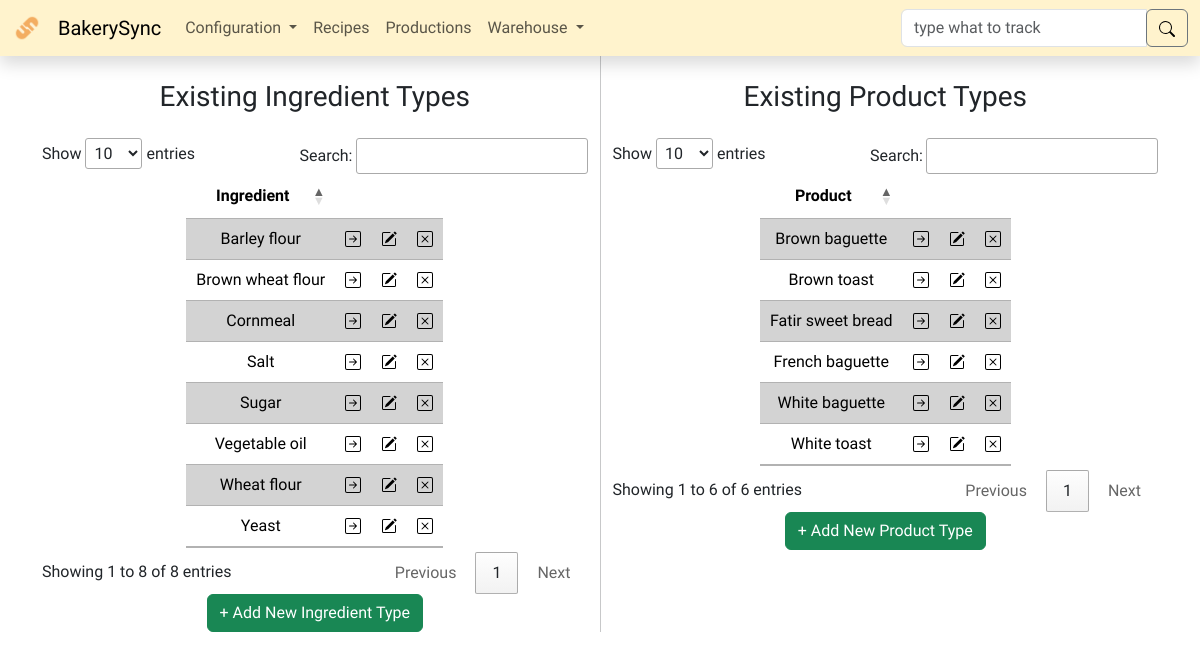
Screenshot of /types/ with the database file from the repository.
### models.py (models this page shows, shortened)
class BaseModel(db.Model):
    __abstract__ = True
    id = db.Column(db.Integer, primary_key=True)

class IngredientType(BaseModel):
    name = db.Column(db.String(255), unique=True, nullable=False)
    arrivals = db.relationship('IngredientArrival', backref='type')
    recipes = db.relationship(
        'Recipe', secondary=recipe_ingredient_association, back_populates='ingredients')

class ProductType(BaseModel):
    name = db.Column(db.String(255), unique=True, nullable=False)
    productions = db.relationship('Production', backref='type')
    recipes = db.relationship('Recipe', backref='type')

### routes/types.py (the view)
@types_bp.route('/', methods=['GET', 'POST'])
def types():
    if request.method == 'POST':
        name = request.form['name'].capitalize()
        if "itype_form" in request.form:
            new_type = IngredientType(name=name)
        elif "ptype_form" in request.form:
            new_type = ProductType(name=name)
        else:
            return redirect(url_for('types.types'))
        try:
            db.session.add(new_type)
            db.session.commit()
            flash('New Type added successfully', 'success')
            return redirect(url_for('types.types'))
        except Exception as e:
            if 'UNIQUE constraint failed' in str(e):
                flash(
                    f'Can not add another type with the name {name}. Type name must be unique. Please choose a different name.', 'warning')
            else:
                flash(f'Error: {str(e)}', 'warning')
            db.session.rollback()  # Rollback any changes to the database
            return redirect(url_for('types.types'))
    else:
        itypes = IngredientType.query.all()
        ptypes = ProductType.query.all()
        return render_template('types.html', itypes=itypes, ptypes=ptypes)

### app.py (called while the page is built)
@app.after_request
def after_request(response):
    response.headers["Cache-Control"] = "no-cache, no-store, must-revalidate"
    response.headers["Expires"] = 0
    response.headers["Pragma"] = "no-cache"
    return response

@app.template_filter('escape_html')
def escape_html_filter(s):
    result = ""
    for c in s:
        if c in ["'", '"']:
            result += "\\" + c
        else:
            result += c
    return result

### templates/types.html (shortened to what this page needs)
{% extends "layout.html" %}
{%block main %}
<div class="container mx-auto text-center">
  <div class="row">
    <div class="col">
      <h3 class="my-4">Existing Ingredient Types</h3>
      <table id="itype_table" class="table table-striped w-auto mx-auto">
        <thead>
          <tr>
            <th>Ingredient</th>
            <th></th>
            <th></th>
            <th></th>
          </tr>
        </thead>
        <tbody>
          {% for itype in itypes %}
          <tr>
            <td>{{ itype.name }}</td>
            <td>
              <form action="{{ url_for('types.itrack') }}" method="post">
                <input
                  type="image"
                  src="/static/icons/arrow-right-square.svg"
                  alt="track"
                  name="itype_track"
                  title="Track {{ itype.name }}"
                />
              </form>
            </td>
            <td>
              <img
                src="/static/icons/pencil-square.svg"
                alt="edit"
                name="itype_edit"
                type="button"
                title="Edit {{ itype.name }}"
                data-bs-toggle="offcanvas"
                data-bs-target="#EditItypeCanvas"
                aria-controls="EditItypeCanvas"
                onclick="populateCanvasI(
                '{{ itype.id }}',
                '{{ itype.name|escape_html }}'
              );"
              />
            </td>
            <td>
              <form
                id="del-{{ itype.id }}"
                action="{{ url_for('types.delete_type') }}"
                method="post"
              >
                <img
                  src="/static/icons/x-square.svg"
                  alt="delete"
                  name="itype_delete"
                  type="submit"
                  title="Delete {{ itype.name }}"
                  onclick="return confirmDelete('del-{{ itype.id }}', '{{ itype.name|escape_html }}');"
                />
              </form>
            </td>
          </tr>
          {% endfor %}
        </tbody>
      </table>
      <button
        class="btn btn-success"
        type="button"
        data-bs-toggle="offcanvas"
        data-bs-target="#AddItypeCanvas"
        aria-controls="AddItypeCanvas"
      >
        + Add New Ingredient Type
      </button>
    </div>
    <div class="col">
      <h3 class="my-4">Existing Product Types</h3>
      <table id="ptype_table" class="table table-striped w-auto mx-auto">
        <thead>
          <tr>
            <th>Product</th>
            <th></th>
            <th></th>
            <th></th>
          </tr>
        </thead>
        <tbody>
          {% for ptype in ptypes %}
          <tr>
            <td>{{ ptype.name }}</td>
            <td>
              <form action="{{ url_for('types.ptrack') }}" method="post">
                <input
                  type="image"
                  src="/static/icons/arrow-right-square.svg"
                  alt="track"
                  name="ptype_track"
                  title="Track {{ ptype.name }}"
                />
              </form>
            </td>
            <td>
              <img
                src="/static/icons/pencil-square.svg"
                alt="edit"
                name="ptype_edit"
                type="button"
                title="Edit {{ ptype.name }}"
                data-bs-toggle="offcanvas"
                data-bs-target="#EditPtypeCanvas"
                aria-controls="EditPtypeCanvas"
                onclick="populateCanvasP(
                '{{ ptype.id }}',
                '{{ ptype.name|escape_html }}'
              );"
              />
            </td>
            <td>
              <form
                id="del-p{{ ptype.id }}"
                action="{{ url_for('types.delete_type') }}"
                method="post"
              >
                <img
                  src="/static/icons/x-square.svg"
                  alt="delete"
                  name="ptype_delete"
                  type="submit"
                  title="Delete {{ ptype.name }}"
                  onclick="return confirmDelete('del-p{{ ptype.id }}', '{{ ptype.name|escape_html }}');"
                />
              </form>
            </td>
          </tr>
          {% endfor %}
        </tbody>
      </table>
      <button
        class="btn btn-success"
        type="button"
        data-bs-toggle="offcanvas"
        data-bs-target="#AddPtypeCanvas"
        aria-controls="AddPtypeCanvas"
      >
        + Add New Product Type
      </button>
    </div>
  </div>
</div>
{% endblock %}

### static/styles.css (style rules this page uses)
body { font-family: "Dosis", sans-serif; }
table input { border: none; background: transparent; padding: 0; vertical-align: middle; }
td form, td strong { display: inline; }
table.dataTable thead th, table.dataTable thead td, table.dataTable tfoot th, table.dataTable tfoot td { text-align: center; }
.table { --bs-table-striped-bg: lightgray; }
td { vertical-align: middle; }

### rows the page displays
IngredientType: name "Wheat flour"
IngredientType: name "Brown wheat flour"
IngredientType: name "Barley flour"
IngredientType: name "Yeast"
IngredientType: name "Salt"
IngredientType: name "Sugar"
IngredientType: name "Vegetable oil"
IngredientType: name "Cornmeal"
ProductType: name "White baguette"
ProductType: name "Brown baguette"
ProductType: name "White toast"
ProductType: name "Brown toast"
ProductType: name "French baguette"
ProductType: name "Fatir sweet bread"
